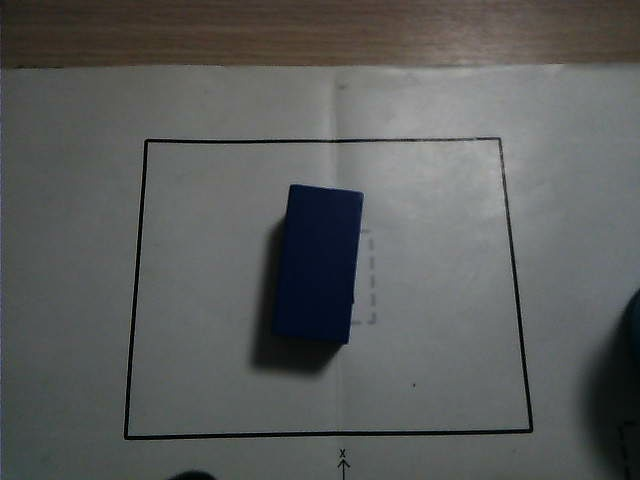
#> input picture tools/vision_roi_tuner/inputs/images/blue_block_001.jpg, 640 x 480 px; its folder holds only this picture in this run
$ python evaluate_roi_color.py
#> lines starting #> are read from the running program, lines starting #| are printed output that depends on the picture; after the words box and inside, x2 and y2 are one past the last pixel; in counts of white or black regions, pixels touching at a corner belong together
### tools/vision_roi_tuner/scripts/roi_color_detection_utils.py
#!/usr/bin/env python3
# -*- coding: utf-8 -*-
"""
Offline ROI color detection helpers.
Mirrors logic in src/app/app/roi_color_detector_node.py (zero ROS2 dependency).
"""

import re
from pathlib import Path
from typing import Any, Dict, List, Optional, Tuple

import cv2
import numpy as np
import yaml

CHROMATIC_COLORS = {"red", "blue", "green", "yellow", "purple", "tennis"}
NEUTRAL_COLORS = {"black", "white"}


def load_lab_ranges(lab_config_path: str) -> Tuple[Dict[str, Tuple], List[str]]:
    p = Path(lab_config_path)
    data = yaml.safe_load(p.read_text())
    cl = data["/**"]["ros__parameters"]["color_range_list"]
    rng = {}
    for name in cl:
        rng[name] = (tuple(cl[name]["min"]), tuple(cl[name]["max"]))
#> in main, bgr is the input picture: shape (480, 640, 3); mean B, G, R 91.5, 92.4, 90.4
    color_keys = list(cl.keys())
    return rng, color_keys


def dominant_color_key(lab_img, contour, lab_ranges):
    mask = np.zeros(lab_img.shape[:2], np.uint8)
    cv2.drawContours(mask, [contour], -1, 255, thickness=-1)
    total_pixels = int((mask > 0).sum())
    if total_pixels == 0:
        return "unknown", 0.0, {}
    hits = {}
    best_key, best_hits = None, -1
    for k, (mn, mx) in lab_ranges.items():
        cm = cv2.inRange(lab_img, np.array(mn, np.uint8), np.array(mx, np.uint8))
        h = int((cm & mask).sum() // 255)
        hits[k] = h
        if h > best_hits:
            best_hits, best_key = h, k
    pred_color = best_key or "unknown"
    confidence = round(best_hits / total_pixels, 4) if total_pixels > 0 else 0.0
    return pred_color, confidence, hits


# [64 lines left out: functions color_center_score, dominant_color_key_with_priority, not called in this run]


def detect_object_contour(gray_img, min_area=500):
#> called with min_area = 500
    blurred = cv2.GaussianBlur(gray_img, (5, 5), 0)
    _, binary = cv2.threshold(blurred, 0, 255, cv2.THRESH_BINARY_INV + cv2.THRESH_OTSU)
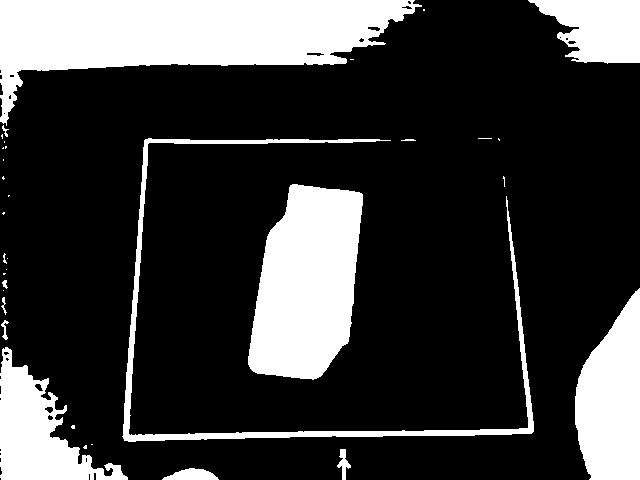
#> binary: shape (480, 640); 23.2% white; 34 white regions (20 under 20 px), largest, box (x1, y1, x2, y2) and area: (0, 0, 422, 126) 25843, (248, 184, 363, 380) 16839, (575, 288, 640, 480) 9188
    kernel = cv2.getStructuringElement(cv2.MORPH_ELLIPSE, (7, 7))
    binary = cv2.morphologyEx(binary, cv2.MORPH_CLOSE, kernel, iterations=1)
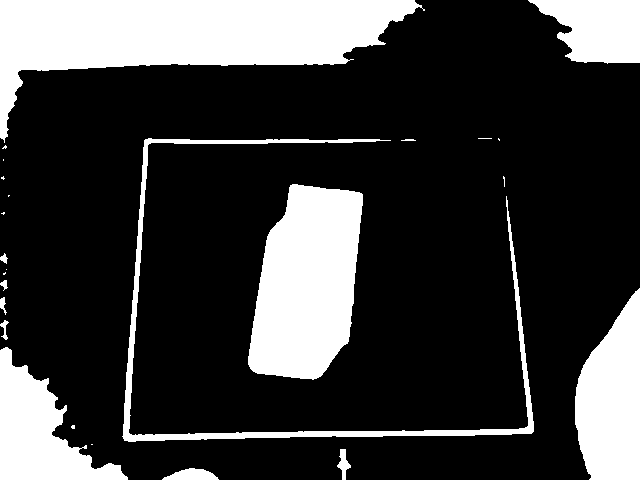
#> binary: shape (480, 640); 23.5% white; 25 white regions (12 under 20 px)
    cnts, _ = cv2.findContours(binary, cv2.RETR_EXTERNAL, cv2.CHAIN_APPROX_SIMPLE)
#> cnts = 25 contours, 13 with area under 20; largest, box (x1, y1, x2, y2) and area: (0, 0, 425, 143) 25768, (248, 184, 363, 380) 16584, (575, 288, 640, 480) 8970, (0, 347, 128, 480) 7624, (528, 0, 640, 64) 4956
    if not cnts:
        return None
    largest = max(cnts, key=cv2.contourArea)
#> largest = contour of 183 points, box (x1, y1, x2, y2) (0, 0, 425, 143), area 25768
    if cv2.contourArea(largest) < min_area:
        return None
    return largest


# [22 lines left out: functions erode_contour_mask, erode_contour_mask_v2, apply_luminance_thresholds, not called in this run]


def estimate_color(bgr_img, lab_ranges, min_area=500, erode_size=5):
    gray = cv2.cvtColor(bgr_img, cv2.COLOR_BGR2GRAY)
    contour = detect_object_contour(gray, min_area=min_area)
#> contour has the same summary as largest in detect_object_contour
    if contour is None:
        return "unknown", 0.0, {}, None
    lab = cv2.cvtColor(bgr_img, cv2.COLOR_BGR2LAB)
#> lab: shape (480, 640, 3); mean of channels 0, 1, 2 98.6, 127.2, 128.3
    pred_color, confidence, hits = dominant_color_key(lab, contour, lab_ranges)
#> in dominant_color_key, `cv2.drawContours(mask, [contour], -1, 255, thickness=-1)`:
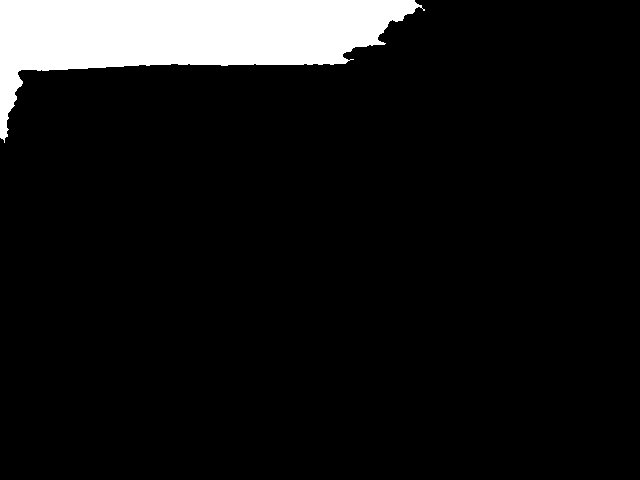
#> mask: shape (480, 640); 8.6% white; 1 white region, box (x1, y1, x2, y2) and area: (0, 0, 425, 143) 26322
#> in dominant_color_key, `total_pixels = int((mask > 0).sum())`: total_pixels = 26322
#> the loop in dominant_color_key, `for k, (mn, mx) in lab_ranges.items():` made 8 passes
#> (h, best_hits, best_key) on pass 1: (26172, 26172, 'black')
#> h on passes 2 to 7: 25, 0, 0, 0, 7, 0
#> pass 1, in dominant_color_key, `cm = cv2.inRange(lab_img, np.array(mn, np.uint8), np.array(mx, np.uint..`:
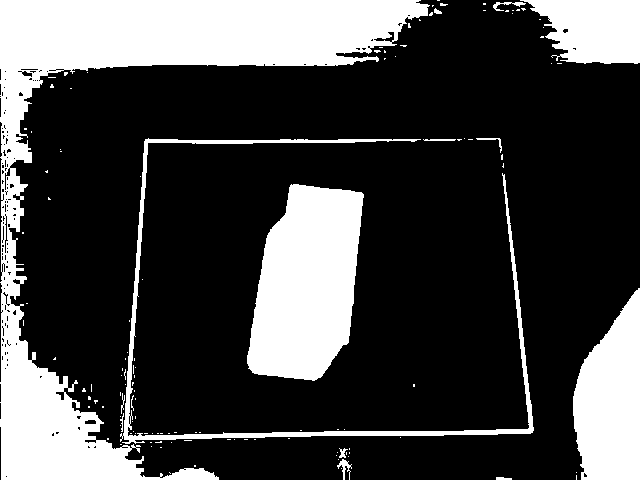
#> cm: shape (480, 640); 26.7% white; 127 white regions (112 under 20 px), largest, box (x1, y1, x2, y2) and area: (0, 0, 430, 480) 43674, (247, 184, 364, 381) 17037, (573, 288, 640, 480) 9505
#> pass 3, in dominant_color_key, `cm = cv2.inRange(lab_img, np.array(mn, np.uint8), np.array(mx, np.uint..`:
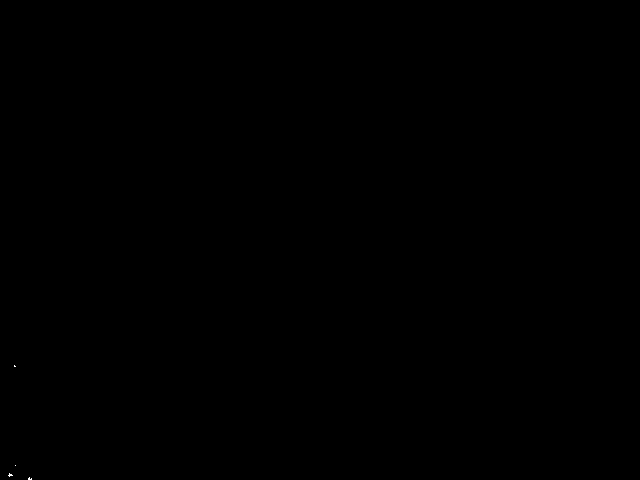
#> cm: shape (480, 640); 0.01% white in thin lines or dots, all inside (x1, y1, x2, y2) = (8, 365, 32, 480)
#> after the loop in dominant_color_key, `for k, (mn, mx) in lab_ranges.items():`: best_hits = 26172; hits = {'black': 26172, 'blue': 25, 'green': 0, 'red': 0, 'tennis': 0, 'white': 7, 'yellow': 0, 'purple': 0}
#> in dominant_color_key, `pred_color = best_key or "unknown"`: pred_color = 'black'
#> in dominant_color_key, `confidence = round(best_hits / total_pixels, 4) if total_pixels > 0 el..`: confidence = 0.994
#> pred_color = 'black'; confidence = 0.994
#> in main, `pred_color, confidence, hits, contour = estimate_color(bgr, lab_ranges)`: pred_color = 'black'; confidence = 0.994; contour has the same summary as largest in detect_object_contour
#> in main, `correct = (pred_color == expected_color)`: correct = False
#> in main, `status = "OK" if correct else "WRONG"`: status = 'WRONG'
#|   blue_block_001.jpg            GT=blue    PRED=black     conf=0.994  WRONG
    return pred_color, confidence, hits, contour


# [54 lines left out: functions estimate_color_with_thresholds, estimate_color_with_otsu_chroma, not called in this run]


def parse_filename_label(filename):
    stem = Path(filename).stem
    m = re.match(r"^(?P<color>[a-z]+)_(?P<class>[a-z]+)_\d+$", stem)
    if not m:
        raise ValueError(f"cannot parse label from filename: {filename}")
    return m.group("color"), m.group("class")


def build_debug_overlay(img, contour, expected_color, expected_class, pred_color, confidence, all_hits):
#> called with contour = array of shape (183, 1, 2), expected_color = 'blue', expected_class = 'block', pred_color = 'black', confidence = 0.994
    vis = img.copy()
    if contour is not None:
        cv2.drawContours(vis, [contour], -1, (0, 255, 0), 2)
    correct = (pred_color == expected_color)
    status = "OK" if correct else "WRONG"
    text_color = (0, 255, 0) if correct else (0, 0, 255)
    cv2.putText(vis, f"GT:  {expected_color} {expected_class}", (12, 28),
                cv2.FONT_HERSHEY_SIMPLEX, 0.55, (255, 255, 255), 2)
    cv2.putText(vis, f"PRED: {pred_color} ({confidence:.2f})  {status}", (12, 54),
                cv2.FONT_HERSHEY_SIMPLEX, 0.55, text_color, 2)
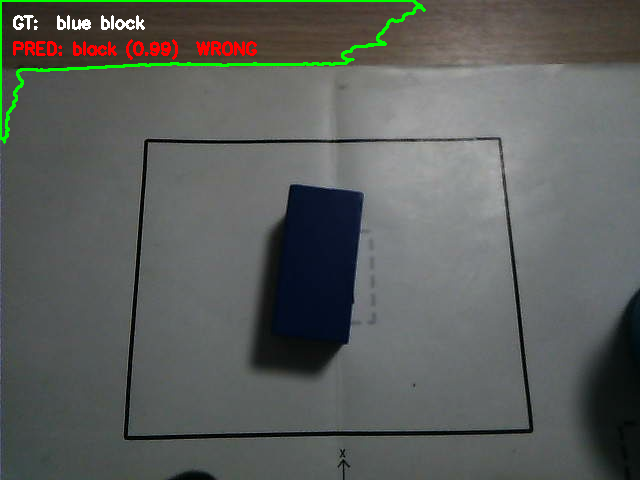
#> vis: shape (480, 640, 3); mean B, G, R 91.2, 94.5, 91.3
    bar_base_y = vis.shape[0] - 6
#> bar_base_y = 474
    bar_max_h = 80
    max_hits = max(all_hits.values()) if all_hits else 1
#> max_hits = 26172
    bar_w, gap = 28, 4
    keys_sorted = sorted(all_hits.keys())
#> keys_sorted = ['black', 'blue', 'green', 'purple', 'red', 'tennis', 'white', 'yellow']
    x0 = vis.shape[1] - (bar_w + gap) * len(keys_sorted) - 4
#> x0 = 380
    for i, k in enumerate(keys_sorted):
        h = int((all_hits[k] / max_hits) * bar_max_h) if max_hits > 0 else 0
        x = x0 + i * (bar_w + gap)
        y1 = bar_base_y - h
        bar_color = (100, 200, 100) if k == pred_color else (100, 100, 100)
        cv2.rectangle(vis, (x, y1), (x + bar_w, bar_base_y), bar_color, -1)
        cv2.putText(vis, k[:4], (x, bar_base_y + 14),
                    cv2.FONT_HERSHEY_SIMPLEX, 0.35, (200, 200, 200), 1)
#> this loop made 8 passes
#> (k, h, x, y1, bar_color) on passes 1 to 8: ('black', 80, 380, 394, (100, 200, 100)), ('blue', 0, 412, 474, (100, 100, 100)), ('green', 0, 444, 474, (100, 100, 100)), ('purple', 0, 476, 474, (100, 100, 100)), ('red', 0, 508, 474, (100, 100, 100)), ('tennis', 0, 540, 474, (100, 100, 100)), ('white', 0, 572, 474, (100, 100, 100)), ('yellow', 0, 604, 474, (100, 100, 100))
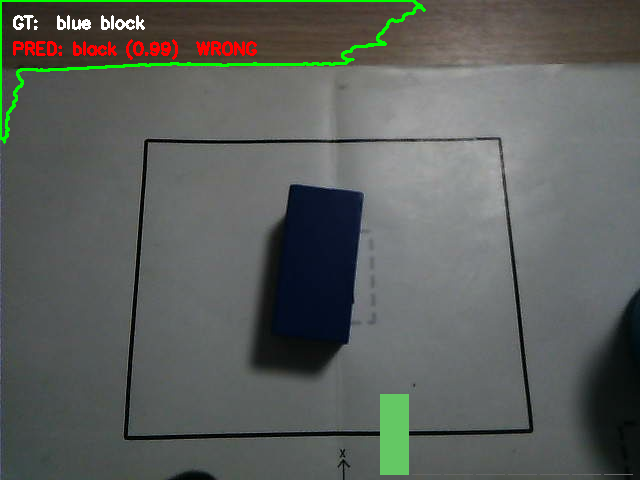
#> vis: shape (480, 640, 3); 0.83% of pixels changed, all inside (x1, y1, x2, y2) = (380, 394, 633, 475)
    return vis

### tools/vision_roi_tuner/scripts/evaluate_roi_color.py
#!/usr/bin/env python3
# -*- coding: utf-8 -*-
"""
Offline ROI color evaluation tool.

Evaluates the current LAB color range configuration against labeled images.
Generates JSON metrics, Markdown report, and per-image debug overlays.
"""

import json
import sys
from collections import Counter, defaultdict
from pathlib import Path

import cv2

from roi_color_detection_utils import (
    build_debug_overlay,
    estimate_color,
    load_lab_ranges,
    parse_filename_label,
)

ROOT = Path(__file__).resolve().parent.parent
IMAGES_DIR = ROOT / "inputs" / "images"
CONFIG_PATH = ROOT / "configs" / "lab_config.yaml"
OUTPUT_DIR = ROOT / "outputs"
REPORTS_DIR = OUTPUT_DIR / "reports"
DEBUG_DIR = OUTPUT_DIR / "debug_images"


def main():
    REPORTS_DIR.mkdir(parents=True, exist_ok=True)
    DEBUG_DIR.mkdir(parents=True, exist_ok=True)

    lab_ranges, color_keys = load_lab_ranges(str(CONFIG_PATH))
    print(f"Loaded {len(color_keys)} color keys: {color_keys}")

    image_files = sorted(IMAGES_DIR.glob("*.jpg"))
    print(f"Found {len(image_files)} images")

    results = []
    for img_path in image_files:
        try:
            expected_color, expected_class = parse_filename_label(img_path.name)
        except ValueError as e:
            print(f"  SKIP {img_path.name}: {e}")
            continue

        bgr = cv2.imread(str(img_path))
        if bgr is None:
            print(f"  SKIP {img_path.name}: cannot load image")
            continue

        pred_color, confidence, hits, contour = estimate_color(bgr, lab_ranges)

        correct = (pred_color == expected_color)
        results.append({
            "filename": img_path.name,
            "expected_color": expected_color,
            "expected_class": expected_class,
            "pred_color": pred_color,
            "confidence": confidence,
            "correct": correct,
            "all_hits": hits,
        })

        status = "OK" if correct else "WRONG"
        print(f"  {img_path.name:28s}  GT={expected_color:6s}  PRED={pred_color:8s}  "
              f"conf={confidence:.3f}  {status}")

        debug_img = build_debug_overlay(
            bgr, contour, expected_color, expected_class,
            pred_color, confidence, hits,
        )
        out_name = img_path.stem + "_debug.png"
        cv2.imwrite(str(DEBUG_DIR / out_name), debug_img)

    if not results:
        print("No results generated.")
        sys.exit(1)

    total = len(results)
#> total = 1
    correct_count = sum(1 for r in results if r["correct"])
#> correct_count = 0
    wrong_results = [r for r in results if not r["correct"]]
#> wrong_results = 1 item
    correct_results = [r for r in results if r["correct"]]
#> correct_results = []

    conf_correct = [r["confidence"] for r in correct_results]
#> conf_correct = []
    conf_wrong = [r["confidence"] for r in wrong_results]
#> conf_wrong = [0.994]
    correct_mean_conf = round(sum(conf_correct) / len(conf_correct), 4) if conf_correct else 0.0
#> correct_mean_conf = 0
    wrong_mean_conf = round(sum(conf_wrong) / len(conf_wrong), 4) if conf_wrong else 0.0
#> wrong_mean_conf = 0.994

    per_color = defaultdict(lambda: {"total": 0, "correct": 0})
    for r in results:
        c = r["expected_color"]
        per_color[c]["total"] += 1
        if r["correct"]:
            per_color[c]["correct"] += 1
#> this loop made 1 pass
#> after the loop, per_color = 1 item
    per_color_accuracy = {
        c: round(v["correct"] / v["total"], 4) if v["total"] else 0.0
        for c, v in sorted(per_color.items())
    }
#> per_color_accuracy = {'blue': 0}

    confusion = defaultdict(Counter)
    for r in results:
        confusion[r["expected_color"]][r["pred_color"]] += 1
#> this loop made 1 pass
#> after the loop, confusion = 1 item

    all_confidences = [r["confidence"] for r in results]
#> all_confidences = [0.994]
    conf_min = min(all_confidences)
#> conf_min = 0.994
    conf_max = max(all_confidences)
#> conf_max = 0.994
    bins = [0.0, 0.2, 0.4, 0.6, 0.8, 1.01]
    hist_labels = ["0.0-0.2", "0.2-0.4", "0.4-0.6", "0.6-0.8", "0.8-1.0"]
    histogram = {}
    for i in range(len(bins) - 1):
        lo, hi = bins[i], bins[i + 1]
        histogram[hist_labels[i]] = sum(1 for c in all_confidences if lo <= c < hi)
#> after the loop, histogram = {'0.0-0.2': 0, '0.2-0.4': 0, '0.4-0.6': 0, '0.6-0.8': 0, '0.8-1.0': 1}

    summary = {
        "total_images": total,
        "correct": correct_count,
        "wrong": total - correct_count,
        "accuracy": round(correct_count / total, 4),
        "per_color_accuracy": per_color_accuracy,
        "correct_mean_conf": correct_mean_conf,
        "wrong_mean_conf": wrong_mean_conf,
        "confidence_min": conf_min,
        "confidence_max": conf_max,
        "confidence_histogram": histogram,
    }

    result_json = {
        "summary": summary,
        "confusion_matrix": {k: dict(v) for k, v in sorted(confusion.items())},
        "per_image": results,
    }

    json_path = REPORTS_DIR / "roi_eval_result.json"
    with open(json_path, "w", encoding="utf-8") as f:
        json.dump(result_json, f, indent=2, ensure_ascii=False)
    print(f"\n✅ {json_path}")

    md_path = REPORTS_DIR / "roi_eval_report.md"
    write_report(md_path, summary, confusion, results, histogram)
    print(f"✅ {md_path}")
    print(f"✅ {DEBUG_DIR}/  ({total} debug images)")

    print(f"\n{'='*50}")
    print(f"  Accuracy:  {correct_count}/{total} = {summary['accuracy']:.2%}")
    print(f"  Correct mean confidence: {correct_mean_conf:.4f}")
    print(f"  Wrong   mean confidence: {wrong_mean_conf:.4f}")
    print(f"  Per-color: {per_color_accuracy}")
    print(f"  Confidence histogram: {histogram}")
    print(f"{'='*50}")


def write_report(md_path, summary, confusion, results, histogram):
    lines = []
    lines.append("# ROI Color Evaluation Report\n")
    lines.append(f"**Images**: {summary['total_images']}  |  ")
    lines.append(f"**Accuracy**: {summary['correct']}/{summary['total_images']} = {summary['accuracy']:.2%}  |  ")
    lines.append(f"**Correct mean conf**: {summary['correct_mean_conf']:.4f}  |  ")
    lines.append(f"**Wrong mean conf**: {summary['wrong_mean_conf']:.4f}\n")

    lines.append("## Per-Color Accuracy\n")
    lines.append("| Color | Correct | Total | Accuracy |")
    lines.append("|-------|---------|-------|----------|")
    for c, acc in sorted(summary["per_color_accuracy"].items()):
        total_c = sum(1 for r in results if r["expected_color"] == c)
        correct_c = sum(1 for r in results if r["expected_color"] == c and r["correct"])
        lines.append(f"| {c} | {correct_c} | {total_c} | {acc:.2%} |")
#> this loop made 1 pass
#> (c, acc, total_c, correct_c) on pass 1: ('blue', 0, 1, 0)
#> after the loop, lines = 9 items
    lines.append("")

    lines.append("## Confusion Matrix (expected \\ predicted)\n")
    all_keys = sorted(set().union(*[v.keys() for v in confusion.values()], confusion.keys()))
#> all_keys = ['black', 'blue']
    header = "| Expected | " + " | ".join(all_keys) + " |"
    sep = "|" + "|".join(["---"] * (len(all_keys) + 1)) + "|"
    lines.append(header)
    lines.append(sep)
    for exp in sorted(confusion.keys()):
        row = f"| {exp} "
        for pred in all_keys:
            row += f"| {confusion[exp].get(pred, 0)} "
        row += "|"
        lines.append(row)
#> this loop made 1 pass
#> (exp, row) on pass 1: ('blue', '| blue | 1 | 0 |')
#> after the loop, lines = 14 items
    lines.append("")

    lines.append("## Confidence Distribution\n")
    lines.append("| Bin | Count |")
    lines.append("|-----|-------|")
    for bin_label, count in histogram.items():
        bar = "█" * max(1, int(count / max(1, max(histogram.values())) * 20))
        lines.append(f"| {bin_label} | {count} {bar} |")
#> this loop made 5 passes
#> (bin_label, count, bar) on passes 1 to 5: ('0.0-0.2', 0, '█'), ('0.2-0.4', 0, '█'), ('0.4-0.6', 0, '█'), ('0.6-0.8', 0, '█'), ('0.8-1.0', 1, '████████████████████')
#> after the loop, lines = 23 items
    lines.append("")

    wrong = [r for r in results if not r["correct"]]
#> wrong = 1 item
    if wrong:
        lines.append("## Failures\n")
        lines.append(f"**{len(wrong)}/{summary['total_images']} images misclassified**\n")
        lines.append("| Image | GT | Predicted | Confidence | Top Hits |")
        lines.append("|-------|----|-----------|------------|----------|")
        for r in wrong:
            top_hits = sorted(r["all_hits"].items(), key=lambda x: -x[1])[:3]
            hits_str = ", ".join(f"{k}:{v}" for k, v in top_hits)
            lines.append(
                f"| {r['filename']} | {r['expected_color']} | "
                f"{r['pred_color']} | {r['confidence']:.3f} | {hits_str} |"
            )
#> this loop made 1 pass
#> top_hits on pass 1: [('black', 26172), ('blue', 25), ('white', 7)]
#> after the loop, lines = 29 items
        lines.append("")

    lines.append("## Tuning Recommendations\n")
    lines.append("Based on confusion matrix and per-color accuracy:\n")

    for color, acc in sorted(summary["per_color_accuracy"].items()):
        if acc < 0.80:
            misclass = [(r["pred_color"], r["filename"]) for r in wrong if r["expected_color"] == color]
            top_wrong = Counter(c for c, _ in misclass).most_common(2)
            lines.append(f"- **{color}** (accuracy={acc:.2%}): most confused with "
                         f"{', '.join(f'{c}({n}x)' for c, n in top_wrong)}. "
                         f"Consider narrowing {color} LAB range or adjusting thresholds.")
#> this loop made 1 pass
#> (color, acc, misclass, top_wrong) on pass 1: ('blue', 0, [('black', 'blue_block_001.jpg')], [('black', 1)])
#> after the loop, lines = 33 items

    lines.append(
        f"- Confidence calibration: correct_mean={summary['correct_mean_conf']:.4f}, "
        f"wrong_mean={summary['wrong_mean_conf']:.4f}. "
        f"{'Good separation' if summary['correct_mean_conf'] > summary['wrong_mean_conf'] + 0.1 else 'Poor separation — confidence not predictive of correctness'}."
    )

    with open(md_path, "w", encoding="utf-8") as f:
        f.write("".join(lines))


if __name__ == "__main__":
    main()
#| ✅ tools/vision_roi_tuner/outputs/debug_images/  (1 debug images)
#|   Accuracy:  0/1 = 0.00%
#|   Correct mean confidence: 0.0000
#|   Wrong   mean confidence: 0.9943
#|   Per-color: {'blue': 0.0}
#|   Confidence histogram: {'0.0-0.2': 0, '0.2-0.4': 0, '0.4-0.6': 0, '0.6-0.8': 0, '0.8-1.0': 1}
